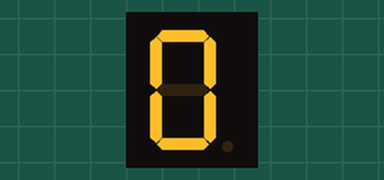
The sketch below on a simulated Arduino Uno, built with avr-gcc and run on an emulated ATmega328P. Parts: 1-digit seven-segment display. Wiring (inferred from the names in the program): 1-digit 7-segment display, segments lit when HIGH: segments pin 13, pin 12, pin 11, pin 10, pin 9, pin 8, pin 7. The segment pins are drawn as the display they are named for.

Above: at 0.2 s.
At 4.2 s:
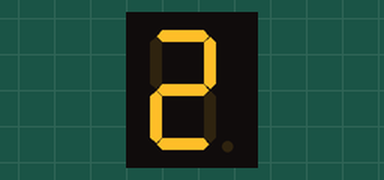
At 8.2 s:
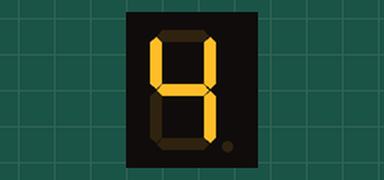
At 16.2 s:
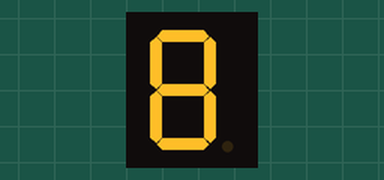
At 26.3 s:
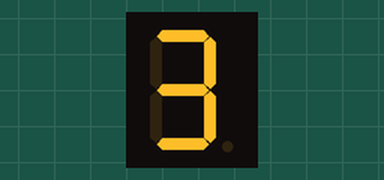
At 38.3 s:
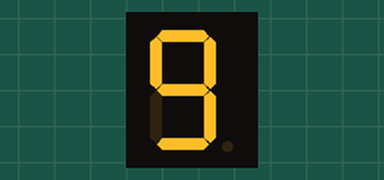

Measured:
- what the display in image 0 shows lasts 2.0 s, from 0.1 s to 2.1 s

The sketch:

Display-de-7-Segmentos.ino
```cpp
int a = 13;//Correspondente ao LED a
int b = 12;//Correspondente ao LED b
int c = 11;//Correspondente ao LED c
int d = 10;//Correspondente ao LED d
int e = 9;//Correspondente ao LED e
int f = 8;//Correspondente ao LED f
int g = 7;//Correspondente ao LED g

void setup()
{
  pinMode(a, OUTPUT);//Define a como saída
  pinMode(b, OUTPUT);//Define b como saída
  pinMode(c, OUTPUT);//Define c como saída
  pinMode(d, OUTPUT);//Define d como saída
  pinMode(e, OUTPUT);//Define e como saída
  pinMode(f, OUTPUT);//Define f como saída
  pinMode(g, OUTPUT);//Define g como saída
}

void loop()
{
  //Apagado
  digitalWrite(a, 0);
  digitalWrite(b, 0);
  digitalWrite(c, 0);
  digitalWrite(d, 0);
  digitalWrite(e, 0);
  digitalWrite(f, 0);
  digitalWrite(g, 0);
  delay(100);

  //0
  digitalWrite(a, 1);
  digitalWrite(b, 1);
  digitalWrite(c, 1);
  digitalWrite(d, 1);
  digitalWrite(e, 1);
  digitalWrite(f, 1);
  digitalWrite(g, 0);
  delay(2000);

  //1
  digitalWrite(a, 0);
  digitalWrite(b, 1);
  digitalWrite(c, 1);
  digitalWrite(d, 0);
  digitalWrite(e, 0);
  digitalWrite(f, 0);
  digitalWrite(g, 0);
  delay(2000);

  //2
  digitalWrite(a, 1);
  digitalWrite(b, 1);
  digitalWrite(c, 0);
  digitalWrite(d, 1);
  digitalWrite(e, 1);
  digitalWrite(f, 0);
  digitalWrite(g, 1);
  delay(2000);

  //3
  digitalWrite(a, 1);
  digitalWrite(b, 1);
  digitalWrite(c, 1);
  digitalWrite(d, 1);
  digitalWrite(e, 0);
  digitalWrite(f, 0);
  digitalWrite(g, 1);
  delay(2000);

  //4
  digitalWrite(a, 0);
  digitalWrite(b, 1);
  digitalWrite(c, 1);
  digitalWrite(d, 0);
  digitalWrite(e, 0);
  digitalWrite(f, 1);
  digitalWrite(g, 1);
  delay(2000);

  //5
  digitalWrite(a, 1);
  digitalWrite(b, 0);
  digitalWrite(c, 1);
  digitalWrite(d, 1);
  digitalWrite(e, 0);
  digitalWrite(f, 1);
  digitalWrite(g, 1);
  delay(2000);

  //6
  digitalWrite(a, 1);
  digitalWrite(b, 0);
  digitalWrite(c, 1);
  digitalWrite(d, 1);
  digitalWrite(e, 1);
  digitalWrite(f, 1);
  digitalWrite(g, 1);
  delay(2000);

  //7
  digitalWrite(a, 1);
  digitalWrite(b, 1);
  digitalWrite(c, 1);
  digitalWrite(d, 0);
  digitalWrite(e, 0);
  digitalWrite(f, 0);
  digitalWrite(g, 0);
  delay(2000);

  //8
  digitalWrite(a, 1);
  digitalWrite(b, 1);
  digitalWrite(c, 1);
  digitalWrite(d, 1);
  digitalWrite(e, 1);
  digitalWrite(f, 1);
  digitalWrite(g, 1);
  delay(2000);

  //9
  digitalWrite(a, 1);
  digitalWrite(b, 1);
  digitalWrite(c, 1);
  digitalWrite(d, 1);
  digitalWrite(e, 0);
  digitalWrite(f, 1);
  digitalWrite(g, 1);
  delay(2000);

}
```
